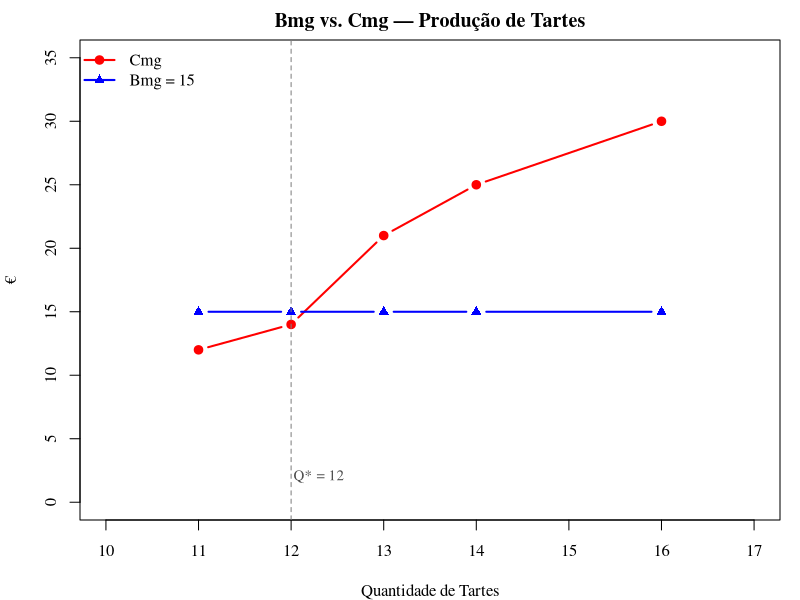

R code for this plot:
## ---- chunk 1
#| echo: false
#| fig-width: 7
#| fig-height: 4.5
#| fig-align: center

Q <- c(11, 12, 13, 14, 16)
Cmg <- c(12, 14, 21, 25, 30)
Bmg <- rep(15, 5)

par(mar = c(4, 4, 2, 1), family = "serif")
plot(Q, Cmg, type = "b", pch = 19, col = "red", lwd = 2,
     ylim = c(0, 35), xlim = c(10, 17),
     xlab = "Quantidade de Tartes", ylab = "€",
     main = "Bmg vs. Cmg — Produção de Tartes")
lines(Q, Bmg, type = "b", pch = 17, col = "blue", lwd = 2)
abline(v = 12, lty = 2, col = "grey50")
legend("topleft", legend = c("Cmg", "Bmg = 15"),
       col = c("red", "blue"), pch = c(19, 17), lwd = 2, bty = "n")
text(12.3, 2, "Q* = 12", col = "grey30", cex = 0.9)
